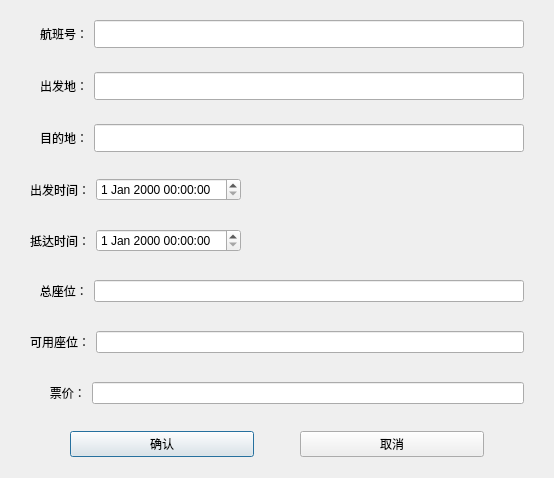
<?xml version="1.0" encoding="UTF-8"?>
<ui version="4.0">
 <class>FlightsInfoDialog</class>
 <widget class="QDialog" name="FlightsInfoDialog">
  <property name="geometry">
   <rect>
    <x>0</x>
    <y>0</y>
    <width>554</width>
    <height>478</height>
   </rect>
  </property>
  <property name="windowTitle">
   <string>Dialog</string>
  </property>
  <layout class="QGridLayout" name="gridLayout_2">
   <item row="0" column="1">
    <widget class="QWidget" name="widget" native="true">
     <layout class="QGridLayout" name="gridLayout">
      <item row="0" column="1">
       <widget class="QLineEdit" name="lineE_flightID">
        <property name="minimumSize">
         <size>
          <width>0</width>
          <height>28</height>
         </size>
        </property>
       </widget>
      </item>
      <item row="0" column="0">
       <widget class="QLabel" name="label">
        <property name="text">
         <string>   航班号：</string>
        </property>
        <property name="alignment">
         <set>Qt::AlignmentFlag::AlignRight|Qt::AlignmentFlag::AlignTrailing|Qt::AlignmentFlag::AlignVCenter</set>
        </property>
       </widget>
      </item>
     </layout>
    </widget>
   </item>
   <item row="2" column="0">
    <spacer name="horizontalSpacer_5">
     <property name="orientation">
      <enum>Qt::Orientation::Horizontal</enum>
     </property>
     <property name="sizeType">
      <enum>QSizePolicy::Policy::Fixed</enum>
     </property>
     <property name="sizeHint" stdset="0">
      <size>
       <width>10</width>
       <height>20</height>
      </size>
     </property>
    </spacer>
   </item>
   <item row="8" column="1">
    <widget class="QWidget" name="widget_2" native="true">
     <layout class="QHBoxLayout" name="horizontalLayout">
      <item>
       <spacer name="horizontalSpacer_2">
        <property name="orientation">
         <enum>Qt::Orientation::Horizontal</enum>
        </property>
        <property name="sizeType">
         <enum>QSizePolicy::Policy::Fixed</enum>
        </property>
        <property name="sizeHint" stdset="0">
         <size>
          <width>40</width>
          <height>20</height>
         </size>
        </property>
       </spacer>
      </item>
      <item>
       <widget class="QPushButton" name="btn_sure">
        <property name="text">
         <string>确认</string>
        </property>
       </widget>
      </item>
      <item>
       <spacer name="horizontalSpacer">
        <property name="orientation">
         <enum>Qt::Orientation::Horizontal</enum>
        </property>
        <property name="sizeType">
         <enum>QSizePolicy::Policy::Fixed</enum>
        </property>
        <property name="sizeHint" stdset="0">
         <size>
          <width>40</width>
          <height>20</height>
         </size>
        </property>
       </spacer>
      </item>
      <item>
       <widget class="QPushButton" name="btn_cancel">
        <property name="text">
         <string>取消</string>
        </property>
       </widget>
      </item>
      <item>
       <spacer name="horizontalSpacer_3">
        <property name="orientation">
         <enum>Qt::Orientation::Horizontal</enum>
        </property>
        <property name="sizeType">
         <enum>QSizePolicy::Policy::Fixed</enum>
        </property>
        <property name="sizeHint" stdset="0">
         <size>
          <width>40</width>
          <height>20</height>
         </size>
        </property>
       </spacer>
      </item>
     </layout>
    </widget>
   </item>
   <item row="4" column="1">
    <widget class="QWidget" name="widget_4" native="true">
     <layout class="QGridLayout" name="gridLayout_4">
      <item row="0" column="0">
       <widget class="QLabel" name="label_4">
        <property name="text">
         <string>抵达时间：</string>
        </property>
        <property name="alignment">
         <set>Qt::AlignmentFlag::AlignRight|Qt::AlignmentFlag::AlignTrailing|Qt::AlignmentFlag::AlignVCenter</set>
        </property>
       </widget>
      </item>
      <item row="0" column="1">
       <widget class="QDateTimeEdit" name="dateTimeE_arrivalTime"/>
      </item>
      <item row="0" column="2">
       <spacer name="horizontalSpacer_7">
        <property name="orientation">
         <enum>Qt::Orientation::Horizontal</enum>
        </property>
        <property name="sizeHint" stdset="0">
         <size>
          <width>40</width>
          <height>20</height>
         </size>
        </property>
       </spacer>
      </item>
     </layout>
    </widget>
   </item>
   <item row="5" column="1">
    <widget class="QWidget" name="widget_7" native="true">
     <layout class="QGridLayout" name="gridLayout_7">
      <item row="0" column="0">
       <widget class="QLabel" name="label_2">
        <property name="text">
         <string>   总座位：</string>
        </property>
       </widget>
      </item>
      <item row="0" column="1">
       <widget class="QLineEdit" name="lineE_totalSeats"/>
      </item>
     </layout>
    </widget>
   </item>
   <item row="3" column="1">
    <widget class="QWidget" name="widget_5" native="true">
     <layout class="QGridLayout" name="gridLayout_5">
      <item row="0" column="0">
       <widget class="QLabel" name="label_5">
        <property name="text">
         <string>出发时间：</string>
        </property>
        <property name="alignment">
         <set>Qt::AlignmentFlag::AlignRight|Qt::AlignmentFlag::AlignTrailing|Qt::AlignmentFlag::AlignVCenter</set>
        </property>
       </widget>
      </item>
      <item row="0" column="1">
       <widget class="QDateTimeEdit" name="dateTimeE_departureTime">
        <property name="minimumSize">
         <size>
          <width>0</width>
          <height>0</height>
         </size>
        </property>
       </widget>
      </item>
      <item row="0" column="2">
       <spacer name="horizontalSpacer_6">
        <property name="orientation">
         <enum>Qt::Orientation::Horizontal</enum>
        </property>
        <property name="sizeHint" stdset="0">
         <size>
          <width>40</width>
          <height>20</height>
         </size>
        </property>
       </spacer>
      </item>
     </layout>
    </widget>
   </item>
   <item row="2" column="2">
    <spacer name="horizontalSpacer_4">
     <property name="orientation">
      <enum>Qt::Orientation::Horizontal</enum>
     </property>
     <property name="sizeType">
      <enum>QSizePolicy::Policy::Fixed</enum>
     </property>
     <property name="sizeHint" stdset="0">
      <size>
       <width>10</width>
       <height>20</height>
      </size>
     </property>
    </spacer>
   </item>
   <item row="1" column="1">
    <widget class="QWidget" name="widget_6" native="true">
     <layout class="QGridLayout" name="gridLayout_6">
      <item row="0" column="0">
       <widget class="QLabel" name="label_6">
        <property name="text">
         <string>   出发地：</string>
        </property>
        <property name="alignment">
         <set>Qt::AlignmentFlag::AlignRight|Qt::AlignmentFlag::AlignTrailing|Qt::AlignmentFlag::AlignVCenter</set>
        </property>
       </widget>
      </item>
      <item row="0" column="1">
       <widget class="QLineEdit" name="lineE_departureCity">
        <property name="minimumSize">
         <size>
          <width>0</width>
          <height>28</height>
         </size>
        </property>
       </widget>
      </item>
     </layout>
    </widget>
   </item>
   <item row="6" column="1">
    <widget class="QWidget" name="widget_8" native="true">
     <layout class="QGridLayout" name="gridLayout_8">
      <item row="0" column="0">
       <widget class="QLabel" name="label_7">
        <property name="text">
         <string>可用座位：</string>
        </property>
       </widget>
      </item>
      <item row="0" column="1">
       <widget class="QLineEdit" name="lineE_availableSeats"/>
      </item>
     </layout>
    </widget>
   </item>
   <item row="2" column="1">
    <widget class="QWidget" name="widget_3" native="true">
     <layout class="QGridLayout" name="gridLayout_3">
      <item row="0" column="1">
       <widget class="QLineEdit" name="lineE_arrivalCity">
        <property name="minimumSize">
         <size>
          <width>0</width>
          <height>28</height>
         </size>
        </property>
       </widget>
      </item>
      <item row="0" column="0">
       <widget class="QLabel" name="label_3">
        <property name="text">
         <string>   目的地：</string>
        </property>
        <property name="alignment">
         <set>Qt::AlignmentFlag::AlignRight|Qt::AlignmentFlag::AlignTrailing|Qt::AlignmentFlag::AlignVCenter</set>
        </property>
       </widget>
      </item>
     </layout>
    </widget>
   </item>
   <item row="7" column="1">
    <widget class="QWidget" name="widget_9" native="true">
     <layout class="QGridLayout" name="gridLayout_9">
      <item row="0" column="1">
       <widget class="QLineEdit" name="lineE_price"/>
      </item>
      <item row="0" column="0">
       <widget class="QLabel" name="label_8">
        <property name="text">
         <string>      票价：</string>
        </property>
       </widget>
      </item>
     </layout>
    </widget>
   </item>
  </layout>
 </widget>
 <resources/>
 <connections/>
</ui>
